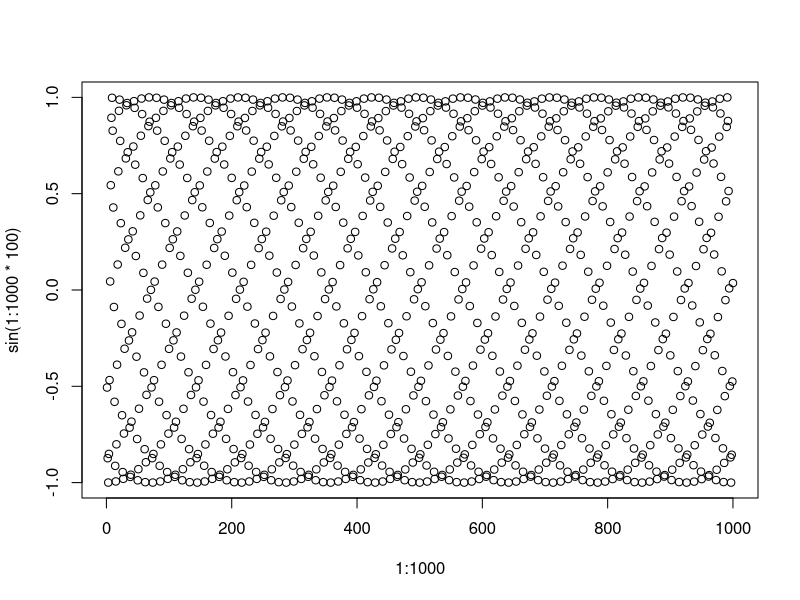

The R script that drew this image:
## ---- chunk 1
plot(1:1000, sin(1:1000*100))
